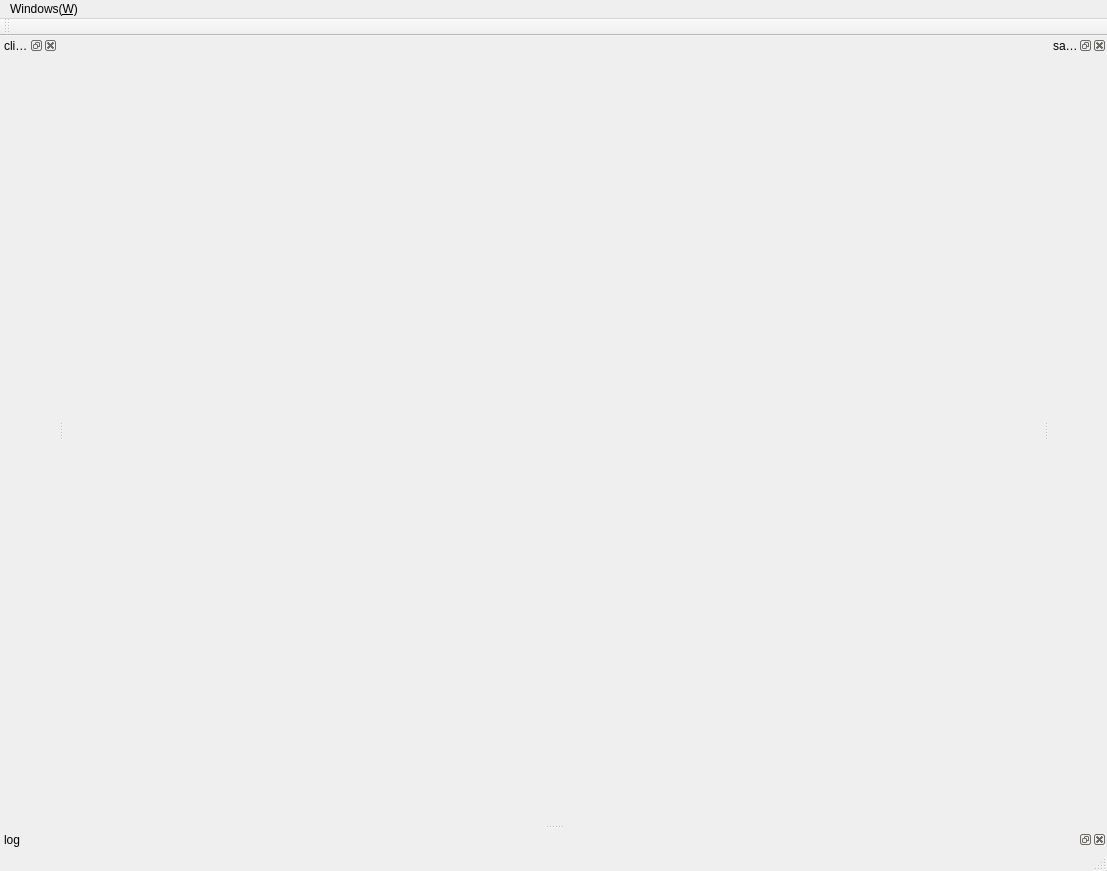
<?xml version="1.0" encoding="UTF-8"?>
<ui version="4.0">
 <class>openrtk_qtClass</class>
 <widget class="QMainWindow" name="openrtk_qtClass">
  <property name="geometry">
   <rect>
    <x>0</x>
    <y>0</y>
    <width>1107</width>
    <height>871</height>
   </rect>
  </property>
  <property name="windowTitle">
   <string>openrtk_qt</string>
  </property>
  <widget class="QWidget" name="centralWidget"/>
  <widget class="QMenuBar" name="menuBar">
   <property name="geometry">
    <rect>
     <x>0</x>
     <y>0</y>
     <width>1107</width>
     <height>22</height>
    </rect>
   </property>
   <widget class="QMenu" name="menu">
    <property name="title">
     <string>Windows(&amp;W)</string>
    </property>
    <addaction name="actionTest"/>
   </widget>
   <addaction name="menu"/>
  </widget>
  <widget class="QToolBar" name="mainToolBar">
   <attribute name="toolBarArea">
    <enum>TopToolBarArea</enum>
   </attribute>
   <attribute name="toolBarBreak">
    <bool>false</bool>
   </attribute>
  </widget>
  <widget class="QStatusBar" name="statusBar"/>
  <widget class="QDockWidget" name="dockWidget_satellite">
   <property name="styleSheet">
    <string notr="true">QDockWidget &gt; QWidget { 
border: 1px solid gray; 
}</string>
   </property>
   <property name="windowTitle">
    <string>satellite</string>
   </property>
   <attribute name="dockWidgetArea">
    <number>2</number>
   </attribute>
   <widget class="QWidget" name="dockContents_satellite">
    <layout class="QVBoxLayout" name="vertical_satellite">
     <property name="leftMargin">
      <number>0</number>
     </property>
     <property name="topMargin">
      <number>0</number>
     </property>
     <property name="rightMargin">
      <number>0</number>
     </property>
     <property name="bottomMargin">
      <number>0</number>
     </property>
    </layout>
   </widget>
  </widget>
  <widget class="QDockWidget" name="dockWidget_log">
   <property name="styleSheet">
    <string notr="true">border: 1px solid gray; </string>
   </property>
   <property name="windowTitle">
    <string>log</string>
   </property>
   <attribute name="dockWidgetArea">
    <number>8</number>
   </attribute>
   <widget class="QWidget" name="dockContents_log">
    <layout class="QVBoxLayout" name="vertical_log">
     <property name="leftMargin">
      <number>0</number>
     </property>
     <property name="topMargin">
      <number>0</number>
     </property>
     <property name="rightMargin">
      <number>0</number>
     </property>
     <property name="bottomMargin">
      <number>0</number>
     </property>
    </layout>
   </widget>
  </widget>
  <widget class="QDockWidget" name="dockWidget_client">
   <property name="styleSheet">
    <string notr="true">QDockWidget &gt; QWidget { 
border: 1px solid gray; 
}</string>
   </property>
   <property name="windowTitle">
    <string>client</string>
   </property>
   <attribute name="dockWidgetArea">
    <number>1</number>
   </attribute>
   <widget class="QWidget" name="dockContents_client">
    <layout class="QVBoxLayout" name="vertical_client">
     <property name="leftMargin">
      <number>0</number>
     </property>
     <property name="topMargin">
      <number>0</number>
     </property>
     <property name="rightMargin">
      <number>0</number>
     </property>
     <property name="bottomMargin">
      <number>0</number>
     </property>
    </layout>
   </widget>
  </widget>
  <action name="actionTest">
   <property name="text">
    <string>Test</string>
   </property>
   <property name="shortcut">
    <string>Alt+T</string>
   </property>
  </action>
 </widget>
 <layoutdefault spacing="6" margin="11"/>
 <resources>
  <include location="openrtk_qt.qrc"/>
 </resources>
 <connections/>
</ui>
